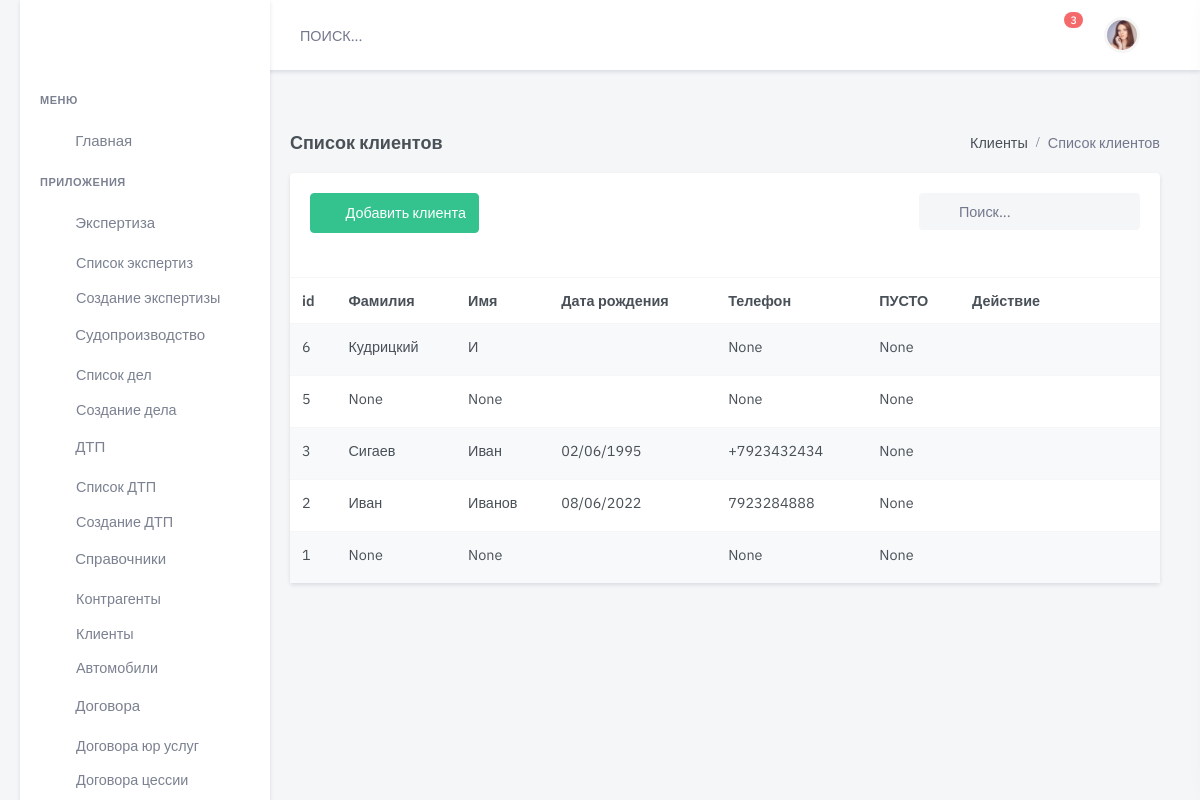
The app's page /client/, older data.
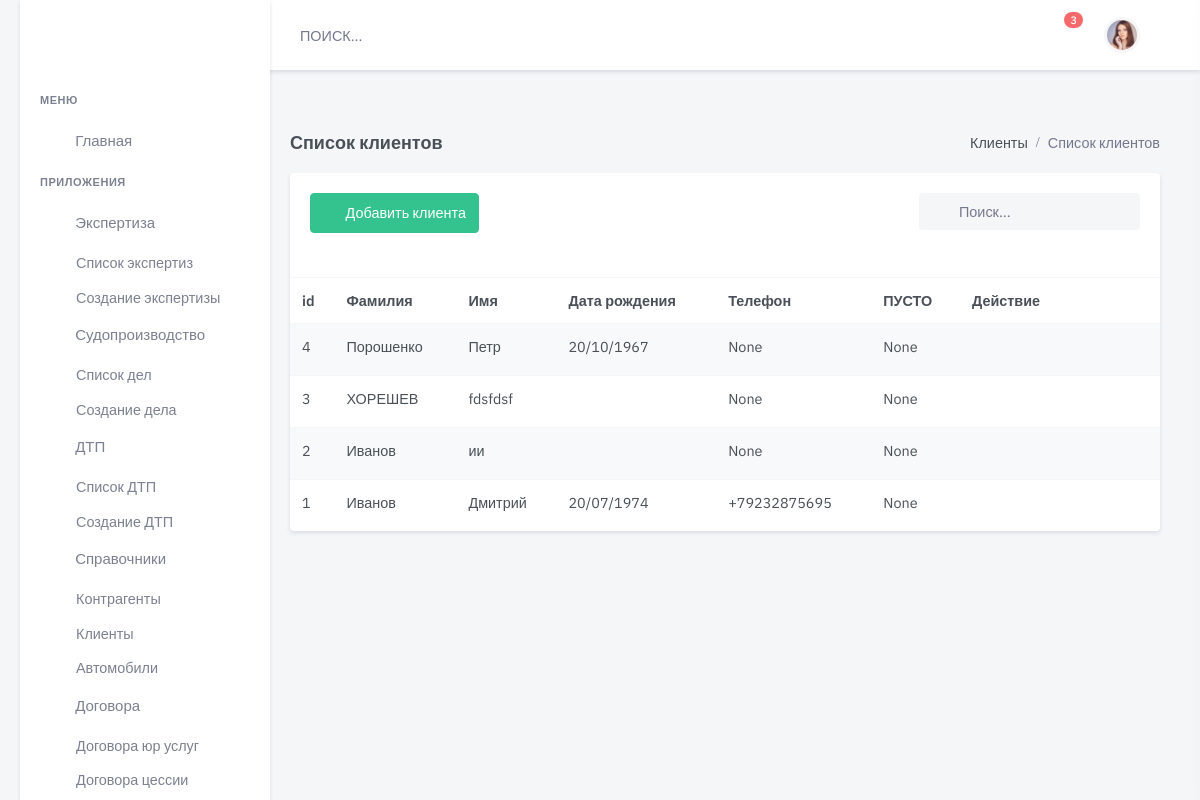
The same page, newer data.
### client/models.py (models this page shows, shortened)
class Client(models.Model):
    name = models.CharField(
        max_length=300,
        blank=True,
        null=True,
        verbose_name='Имя ')
    surname = models.CharField(
        max_length=24,
        blank=True,
        null=True,
        verbose_name='Фамилия ')
    midlename = models.CharField(
        max_length=24,
        blank=True,
        null=True,
        verbose_name='Отчество ')
    phone = models.CharField(
        max_length=50,
        blank=True,
        null=True,
        verbose_name='Номер телефона')
    phone2 = models.CharField(
        max_length=50,
        blank=True,
        null=True,
        verbose_name='Номер телефона 1')
    serial_pass = models.CharField(
        max_length=5,
        blank=True,
        null=True,
        verbose_name='Серия паспорта',
        help_text="Вводится 4 цифры без пробела")
    number_pass = models.IntegerField(
        blank=True,
        null=True,
        verbose_name='Номер паспорта',
        help_text="Вводится 6 цифр без пробела")
    enter_org = models.CharField(
        max_length=100,
        blank=True,
        null=True,
        verbose_name='Кем выдан',
        help_text="УВД,ОВД,ЗАГС, МВД")
    data_create = models.DateField(
        blank=True,
        null=True,
        verbose_name='Дата выдачи')
    adress_reg = models.CharField(
        max_length=50,
        blank=True,
        verbose_name='Место регистрации')
    adress_home = models.CharField(
        max_length=50, blank=True,
        verbose_name='Место жительства')
    date_birth = models.DateField(
        blank=True,
        null=True,
        verbose_name='Дата рождения')
    point_birth = models.CharField(
        max_length=50,
        blank=True,
        verbose_name='Место рождение')
    doc_pass = models.FileField(
        default=None,
        blank=True,
        upload_to='client/upload/pasport/',
        verbose_name="Фото паспорта")
    serial_lic = models.CharField(
        max_length=24,
        blank=True,
        null=True,
        default=None,
        verbose_name='Серия ВУ',
        help_text="Вводится 4 цифры без пробела")
    number_lic = models.CharField(
        max_length=100,
        blank=True,
        null=True,
        default=None,
        verbose_name='Номер ВУ',
        help_text="Вводится 6 цифр без пробела")
    enter_lic = models.CharField(
        max_length=100,
        blank=True,
        null=True,
        default=None,
        verbose_name='Кем выдан ГИБДД')
    create_lic = models.DateField(
        blank=True,
        null=True,
        default=None,
        verbose_name='Дата  выдачи')
    adress_lic = models.CharField(
        max_length=100,
        blank=True,
        null=True,
        default=None,
        verbose_name='Место выдачи ВУ')
    category = models.CharField(
        max_length=50,
        blank=True,
        null=True,
        default=None,
        verbose_name='Категории прав',
        help_text="B,C,D,E,BC,DE,A")
    doc_lic = models.FileField(
        upload_to='assets/img/products_images/',
        null=True,
        default=None,
        blank=True,
        verbose_name="Фото ВУ")
    post_mail = models.EmailField(
        max_length=24,
        blank=True,
        null=True,
        verbose_name='Адрес Эл.почты')
    link_social = models.URLField(
        max_length=24,
        blank=True,
        null=True,
        default=None,
        verbose_name='Адрес в соц.сети')
    attorney = models.DateField(
        blank=True,
        null=True,
        default=None,
        verbose_name='Дата  Окончание доверенности')
    doc_attorney = models.FileField(
        upload_to='upload/doc_attorney/',
        null=True,
        default=None,
        blank=True,
        verbose_name="Файл Доверенности")
    doc_requisites = models.FileField(
        upload_to='upload/doc_requisites/',
        null=True,
        default=None,
        blank=True,
        verbose_name="Файл Реквизитов банк")
    draft = models.BooleanField("Черновик", default=False)
    is_active = models.BooleanField(default=True)
    created = models.DateTimeField(auto_now_add=True, auto_now=False)
    updated = models.DateTimeField(auto_now_add=False, auto_now=True)
    class Meta:
        verbose_name = "Клиент  "
        verbose_name_plural = "Клиенты"
        ordering = ['-created']

### client/views.py (the view)
# urls.py: path('', views.client_list, name='client-list'),
def client_list(request):
    clients = Client.objects.all()
    return render(request, 'dist/handbk/person/client-list.html', {'results': clients})

### templates/dist/handbk/person/client-list.html (shortened to what this page needs)
{% extends 'dist/include/base.html' %}
{% load static %}
{% block content %}
  <div class="main-content">
    <div class="page-content">
      <div class="container-fluid">
        <div class="row">
          <div class="col-12">
            <div class="page-title-box d-flex align-items-center justify-content-between">
              <h4 class="mb-0">Список клиентов</h4>
              <div class="page-title-right">
                <ol class="breadcrumb m-0">
                  <li class="breadcrumb-item"><a href="javascript: void(0);">Клиенты</a></li>
                  <li class="breadcrumb-item active">Список клиентов</li>
                </ol>
              </div>
            </div>
          </div>
        </div>
        <div class="row">
          <div class="col-lg-12">
            <div class="card">
              <div class="card-body">
                <div class="row mb-2">
                  <div class="col-md-6">
                    <div class="mb-3">
                      <a href='{% url 'client-new' %}' class="btn btn-success waves-effect waves-light">
                        <i class="mdi mdi-plus me-2"></i> Добавить клиента</a>
                    </div>
                  </div>
                  <div class="col-md-6">
                    <div class="form-inline float-md-end mb-3">
                      <div class="search-box ms-2">
                        <div class="position-relative">
                          <input type="text" class="form-control rounded bg-light border-0" placeholder="Поиск...">
                          <i class="mdi mdi-magnify search-icon"></i>
                        </div>
                      </div>
                    </div>
                  </div>
                </div>
              </div>
              <table class="table table-striped table-nowrap mb-0">
                <thead>
                <tr>
                  <th scope="col">id</th>
                  <th scope="col">Фамилия</th>
                  <th scope="col">Имя</th>
                  <th scope="col">Дата рождения</th>
                  <th scope="col">Телефон</th>
                  <th scope="col">ПУСТО</th>
                  <th scope="col" style="width: 200px;">Действие</th>
                </tr>
                </thead>
                <tbody>
                {% for item in results %}
                  <tr>
                    <td>
                      <a href="/client/edit/{{ item.id }}/" class="text-body">{{ item.id }}</a>
                    </td>
                    <td>
                      <a href="/client/edit/{{ item.id }}/" class="text-body">{{ item.surname }}</a>
                    </td>
                    <td>{{ item.name }}</td>
                    <td>{{ item.date_birth|date:"d/m/Y" }}</td>
                    <td>{{ item.phone }}</td>
                    <td>{{ item.attorney }}</td>
                    <td>
                      <ul class="list-inline mb-0">
                        <li class="list-inline-item dropdown">
                          <a class="text-muted dropdown-toggle font-size-18 px-2" href="#" role="button"
                             data-bs-toggle="dropdown" aria-haspopup="true">
                          </a>
                        </li>
                      </ul>
                    </td>
                  </tr>
                {% endfor %}
                </tbody>
              </table>
            </div>
          </div>
        </div>
      </div>
    </div>
  </div>
{% endblock content %}

### templates/dist/include/base.html (shortened to what this page needs)
{% load static %}
<!DOCTYPE html>
<div lang="ru">
    <head>
        <link href="static/css/accident-main.css" rel="stylesheet" type="text/css">
        <link href="/static/assets/css/bootstrap.min.css" id="bootstrap-style" rel="stylesheet" type="text/css"/>
        <link href="/static/assets/libs/@chenfengyuan/datepicker/datepicker.min.css" rel="stylesheet">
        <link href="/static/assets/libs/bootstrap-datepicker/css/bootstrap-datepicker.min.css" rel="stylesheet' %}">
        <link href="/static/assets/css/icons.min.css" rel="stylesheet" type="text/css"/>
        <link href="/static/assets/libs/select2/css/select2.min.css" rel="stylesheet" type="text/css"/>
        <link href="/static/assets/libs/datatables.net-responsive-bs4/css/responsive.bootstrap4.min.css"
              rel="stylesheet" type="text/css"/>
        <link href="/static/assets/css/app.min.css" id="app-style" rel="stylesheet" type="text/css"/>
    </head>
    <body>
    <div id="layout-wrapper">
        {% block topbar%}
        {% include "dist/include/topbar.html" %}
        {% endblock %}
        {% block sidebar%}
        {% include "dist/include/sidebar.html" %}
        {% endblock %}
        {% block content %}{% endblock %}
                </div>
            </div>
    <link href="/static/assets/libs/datatables.net-bs4/css/dataTables.bootstrap4.min.css" rel="stylesheet"
          type="text/css"/>
    <link href="/static/assets/libs/datatables.net-buttons-bs4/css/buttons.bootstrap4.min.css" rel="stylesheet"
          type="text/css"/>
</body>
</html>

### templates/dist/include/topbar.html (shortened to what this page needs)
        <header id="page-topbar">
            <div class="navbar-header">
                <div class="d-flex">
                    <form class="app-search d-none d-lg-block">
                        <div class="position-relative">
                            <input type="text" class="form-control" placeholder="ПОИСК...">
                        </div>
                    </form>
                </div>
                <div class="d-flex">
                    <div class="dropdown d-none d-lg-inline-block ms-1">
                        <button type="button" class="btn header-item noti-icon waves-effect"
                                data-bs-toggle="dropdown" aria-haspopup="true" aria-expanded="false">
                        </button>
                        <div class="dropdown d-none d-lg-inline-block ms-1">
                            <button type="button" class="btn header-item noti-icon waves-effect"
                                    data-bs-toggle="fullscreen">
                            </button>
                        </div>
                        <div class="dropdown d-inline-block">
                            <button type="button" class="btn header-item noti-icon waves-effect"
                                    id="page-header-notifications-dropdown"
                                    data-bs-toggle="dropdown" aria-haspopup="true" aria-expanded="false">
                                <span class="badge bg-danger rounded-pill">3</span>
                            </button>
                        </div>
                        <div class="dropdown d-inline-block">
                            <button type="button" class="btn header-item waves-effect" id="page-header-user-dropdown"
                                    data-bs-toggle="dropdown" aria-haspopup="true" aria-expanded="false">
                                <img class="rounded-circle header-profile-user"
                                     src="/assets/images/users/avatar-4.jpg"
                                     alt="Header Avatar">
                            </button>
                        </div>
                        <div class="dropdown d-inline-block">
                            <button type="button" class="btn header-item noti-icon right-bar-toggle waves-effect">
                            </button>
                        </div>
                    </div>
                </div>
            </div>
        </header>

### templates/dist/include/sidebar.html (shortened to what this page needs)
    <div class="vertical-menu">
      <button type="button" class="btn btn-sm px-3 font-size-16 header-item waves-effect vertical-menu-btn">
        <i class="fa fa-fw fa-bars"></i>
      </button>
      <div data-simplebar class="sidebar-menu-scroll">
        <div id="sidebar-menu">
          <ul class="metismenu list-unstyled" id="side-menu">
            <li class="menu-title">Меню</li>
            <li>
              <a href="base.html">
                <i class="uil-home-alt"></i>
                <span>Главная</span>
              </a>
            </li>
            <li class="menu-title">Приложения</li>
            <li>
              <a href="javascript: void(0);" class="has-arrow waves-effect">
                <i class="uil-invoice"></i>
                <span>Экспертиза</span>
              </a>
              <ul class="sub-menu" aria-expanded="false">
                <li><a href={% url 'expert-list' %}>Список экспертиз</a></li>
                <li><a href={% url 'expert-new' %}>Создание экспертизы</a></li>
              </ul>
            </li>
            <li>
              <a href="javascript: void(0);" class="has-arrow waves-effect">
                <i class="uil-invoice"></i>
                <span>Судопроизводство</span>
              </a>
              <ul class="sub-menu" aria-expanded="false">
                <li><a href={% url 'court-list' %}>Список дел</a></li>
                <li><a href={% url 'court-new' %}>Создание дела</a></li>
              </ul>
            </li>
            <li>
              <a href="javascript: void(0);" class="has-arrow waves-effect">
                <i class="uil-invoice"></i>
                <span>ДТП</span>
              </a>
              <ul class="sub-menu" aria-expanded="false">
                <li><a href={% url 'accident-list' %}>Список ДТП</a></li>
                <li><a href={% url 'accident-new' %}>Создание ДТП</a></li>
              </ul>
            </li>
            <li>
              <a href="javascript: void(0);" class="has-arrow waves-effect">
                <i class="uil-book-alt"></i>
                <span>Справочники</span>
              </a>
              <ul class="sub-menu" aria-expanded="false">
                <li><a href={% url 'company-list' %}>Контрагенты</a></li>
                <li><a href={% url 'client-list' %}>Клиенты</a></li>
                <li><a href={% url 'auto-list' %}>Автомобили</a></li>
              </ul>
            </li>
            <li>
              <a href="javascript: void(0);" class="has-arrow waves-effect">
                <i class="uil-invoice"></i>
                <span>Договора</span>
              </a>
              <ul class="sub-menu" aria-expanded="false">
                <li><a href={% url 'expert-list' %}>Договора юр услуг</a></li>
                <li><a href={% url 'expert-list' %}>Договора цессии</a></li>
              </ul>
            </li>
          </ul>
        </div>
      </div>
    </div>

### static/css/accident-main.css (style rules this page uses)
body { font-family: sans-serif; background: #E8E8E8; padding: 20px; font-size: 17px; }
@media (max-width:1311px) { body { margin:0%; } }

Row changes from the older to the newer data that the page shows:
removed Client: id "6", surname "Кудрицкий", name "И", phone "None", attorney "None"
removed Client: id "5", surname "None", name "None", phone "None", attorney "None"
added Client: id "4", surname "Порошенко", name "Петр", date_birth "20/10/1967", phone "None", attorney "None"
changed Client id 3: surname "Сигаев" → "ХОРЕШЕВ"; name "Иван" → "fdsfdsf"; phone "+7923432434" → "None"; date_birth "02/06/1995" → (not shown)
changed Client id 2: surname "Иван" → "Иванов"; name "Иванов" → "ии"; phone "7923284888" → "None"; date_birth "08/06/2022" → (not shown)
changed Client id 1: surname "None" → "Иванов"; name "None" → "Дмитрий"; date_birth (not shown) → "20/07/1974"; phone "None" → "+79232875695"
